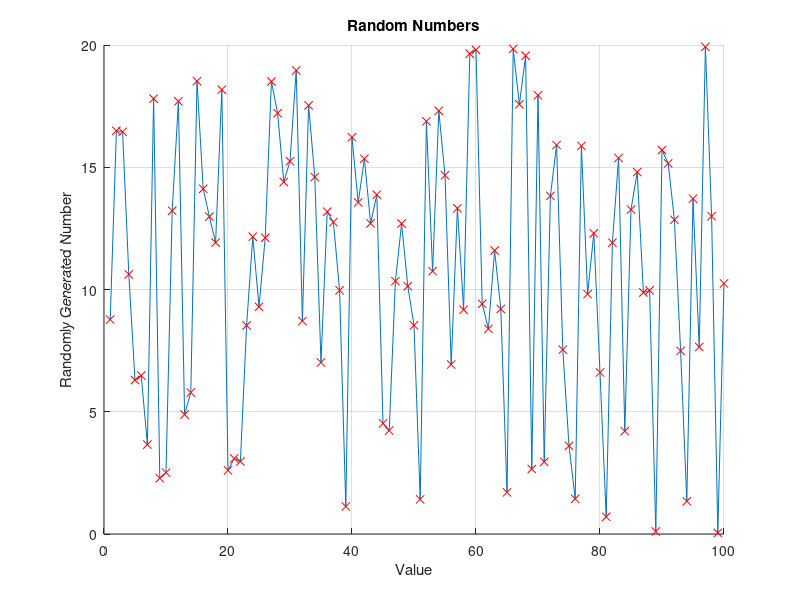
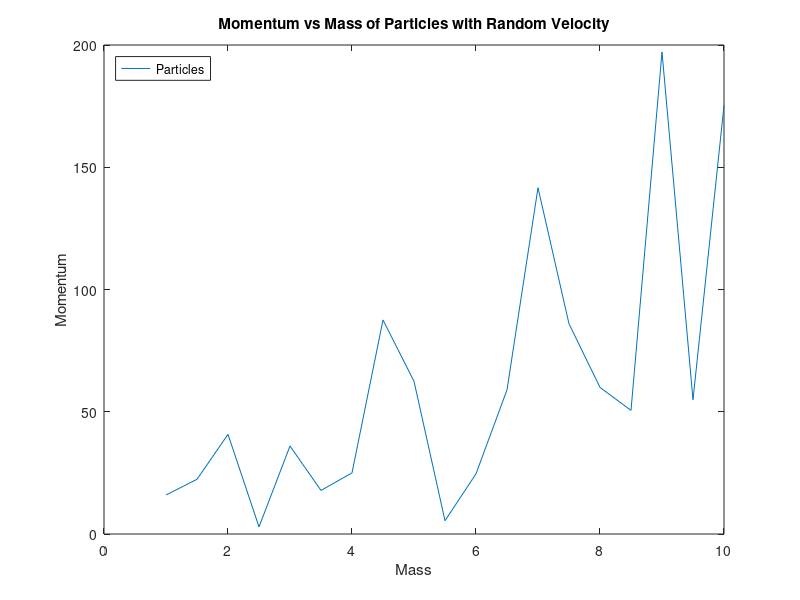
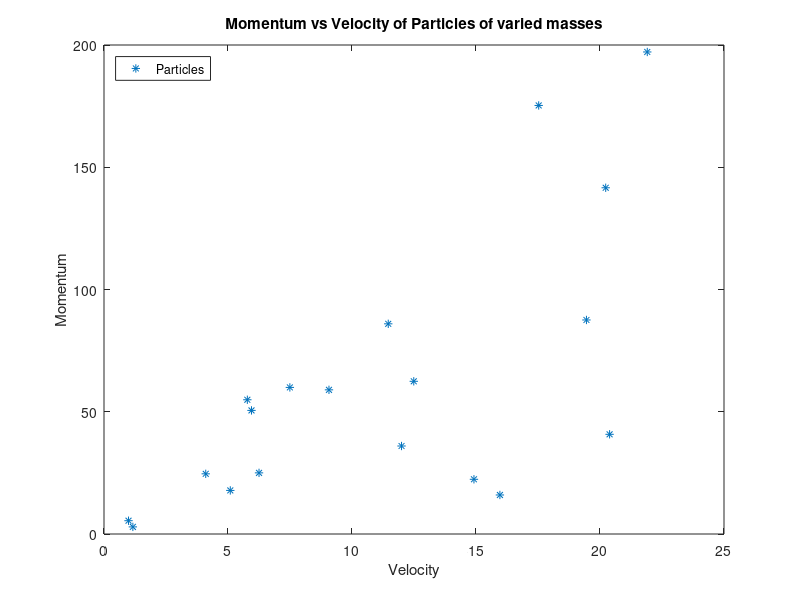

These figures' MATLAB source, in order: (Note: this script raises an error after producing the figures.)
%% Startup

% Authors: John Maloney, Leonard Chan
% Section 74

clear all;
close all;
clc;

%% Question 1
% Calculate Area and Circumference of a circle of radius r
r = 12;
A = pi*r^2
C = 2*pi*r

%% Question 2
% Creating vectors
u = 1:2:19;
v = (2:2:20)';
v_t = transpose(v);

fprintf('Size of first vector: %d\n', length(u));
fprintf('Size of second vector: %d\n', length(v_t));
result1 = u + v_t
fprintf('Product of Vectors: %d\n', u*v); % This is the dot product of the vectors;

%% Question 3
figure(1)
hold on
grid on

nums = 20*rand(100,1);

% Plot
plot(nums)
plot(nums, 'rx')
xlabel('Value')
ylabel('Randomly Generated Number')
title('Random Numbers')

%% Question 4
nums = 50*randn(1,1000);

countGreater = 0;
count50 = 0;
count20to50 = 0;

% Count numbers found that meet qualifications
for i = 1:length(nums)
    if(nums(i) > 50)
        countGreater = countGreater + 1;
    end
    
    if(nums(i) >= 50)
        count50 = count50 + 1;
    elseif(nums(i) >= 20)
        count20to50 = count20to50 + 1;
    end
end

% Calculate Proabilities
fprintf('Probability number > 50: %f\n', countGreater/length(nums));
fprintf('Probability number is >= 50: %f\n', count50/length(nums));
fprintf('Probability number is < 50: %f\n', count20to50/length(nums));

%% Question 5
nums = 500*rand(1,1000);

% Randomly Chosen Number
fprintf('Randum number from array: %f\n', nums(randi(1000)));

countGreater = 0;
countLess = 0;
countEqual = 0;

% Count numbers found that meet qualifications
for i = 1:length(nums)
    if(nums(i) > 150)
        countGreater = countGreater + 1;
    elseif(nums(i) == 150)
        countEqual = countEqual + 1;
    elseif(nums(i) > 120)
        countLess = countLess + 1;
    end
end

% Calculate Probabilities
fprintf('Probability number is > 150: %f\n', countGreater/length(nums));
fprintf('Probability number is >= 150: %f\n', (countGreater+countEqual)/length(nums));
fprintf('Probability number is < 150 and > 120: %f\n', countLess/length(nums));

%% Question 6
nums = 25*randn(100,100);

countA = 0;
countB = 0;
sum = 0;
sum25 = 0;

% Count numbers and get sums
for i = 1:length(nums)
    for j = 1:length(nums(1))
        sum = sum + nums(i,j);
        if(nums(i,j) > 25)
            countA = countA + 1;
            sum25 = sum25 + nums(i,j);
        elseif(nums(i,j) < 15)
            countB = countB + 1;
        end
    end
end

% Get number of elements
dimensions = size(nums);
n = dimensions(1)*dimensions(2);

% Probabilities
fprintf('Probability number in matrix is greater than 25: %f\n', countA/n);
fprintf('Probability number in matrix is less than 15: %f\n', countB/n);

% Means
fprintf('Mean of all numbers: %f\n', sum/n);
fprintf('Mean of numbers > 25: %f\n', sum25/countA);

%% Question 7
nums = 500*rand(100,100);

sum = 0;
sumRange = 0;

countGreater = 0;
countRange = 0;

% Count numbers and get sums
for i = 1:length(nums)
    for j = 1:length(nums(1))
        sum = sum + nums(i,j);
        if(nums(i,j) > 150)  
            countGreater = countGreater + 1;
            if(nums(i,j) < 300)
                countRange = countRange + 1;
                sumRange = sumRange + nums(i,j);
            end
        end
    end
end

% Get number of elements
dimensions = size(nums);
fprintf('Numbers in array: %d\n', dimensions(1)*dimensions(2));

% Probabilities
fprintf('Probability number is > 150: %f\n', countGreater/n);
fprintf('Probability number is > 150 and < 300: %f\n', countRange/n);

fprintf('Sum: %f\n', sum);
fprintf('Mean: %f\n', sum/n);
fprintf('The theoretical mean is 0\n');
fprintf('Sum of numbers > 150 and < 300: %f\n', sumRange);

%% Question 8
m = 1:.5:10;
fprintf('Array is a row vector of size %f\n', length(m));

v = 25*rand(length(m),1);
p = transpose(m).*v

% Mass Plot
figure(2)
grid on

plot(m,p)
title('Momentum vs Mass of Particles with Random Velocity')
xlabel('Mass')
ylabel('Momentum')
legend('Particles', 'location', 'NorthWest')

% Velocity Plot
figure(3)
grid on

plot(v,p, '*')
title('Momentum vs Velocity of Particles of varied masses')
xlabel('Velocity')
ylabel('Momentum')
legend('Particles', 'location', 'NorthWest')


%% Question 9

% extract Chevron datas
% ndata contains all the cells in number form
% text contains all the data in text form
[ndata, text] = xlsread('Chevron.xlsx');

% convert dates from number dates to date strings
% we gather all the data in the first column starting at row 2 since the
% first column contains the dates and the first row in that column just
dates = flipud(text(2:end,1));

% flips list of closing prices in fourth column
closing = flipud(ndata(:,4));

maximum = max(closing);
minimum = min(closing);
range_ = range(closing);
avg = mean(closing);
binsize = ceil(range_/10);

figure(4);

% plot stock prices on same figure
subplot(2,1,1);
plot(datenum(dates), closing);
grid on;
datetick('x');
xlabel('Date');
ylabel('Closing Stock Price ($)');
title('Chevron Stock Price in 2013');

hold on;

% plot histogram on same figure
subplot(2,1,2);
hist(closing, floor(minimum):binsize:ceil(maximum));
grid on;
title('Chevron Stock Price Distribution in 2013');
legend(sprintf('Bin size: $%.0d', binsize));
ylabel('Frequency');
xlabel('Stock Price Range ($)');

fprintf('Min: $%.2f\n', minimum);
fprintf('Max: $%.2f\n', maximum);
fprintf('Range: $%.2f\n', range_);
fprintf('Mean: $%.2f\n', avg);

% same as Chevron analysis but for Blackberry stock
[ndata, text, allData] = xlsread('Blackberry.xlsx');

dates = flipud(text(2:end,1));
closing = flipud(ndata(:,4));

maximum = max(closing);
minimum = min(closing);
range = range(closing);
avg = mean(closing);
binsize = ceil(range/10);

figure(5);

subplot(2,1,1);
plot(datenum(dates), closing);
grid on;
datetick('x');
xlabel('Date');
ylabel('Closing Stock Price ($)');
title('Blackberry Stock Price in 2013');

hold on;

subplot(2,1,2);
hist(closing, floor(minimum):binsize:ceil(maximum));
grid on;
title('Blackberry Stock Price Distribution in 2013');
legend(sprintf('Bin size: $%.0d', binsize));
ylabel('Frequency');
xlabel('Stock Price Range ($)');

fprintf('Min: $%.2f\n', minimum);
fprintf('Max: $%.2f\n', maximum);
fprintf('Range: $%.2f\n', range);
fprintf('Mean: $%.2f\n', avg);


